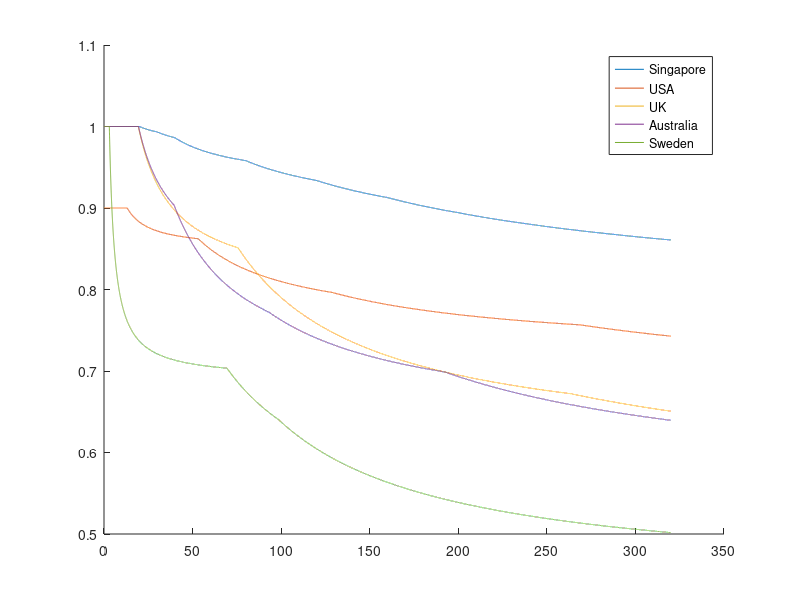

The MATLAB script that drew this image: (Note: this script raises an error after producing the figure.)
%% Shows how much your annual income is after taxes

Resolution = 0.01; % resolution of horizontal axis in thousands of dollars
Max_Income = 320;
Raw_Income = linspace(0,Max_Income,Max_Income/Resolution+1); % horizontal axis
Vert_Axis = zeros([1 length(Raw_Income)]); % vertical axis

%% Singapore (2017 onwards)
%https://www.iras.gov.sg/irashome/Businesses/Self-Employed/Working-out-your-taxes/Income-Tax-Rates/
SG = Vert_Axis;
for index = 1:length(SG)
    raw = Raw_Income(index);
    if raw < 20
        SG(index) = raw;
    elseif raw < 30
        SG(index) = raw - (raw-20)*0.02;
    elseif raw < 40
        SG(index) = raw - 0.2 - (raw-30)*0.035;
    elseif raw < 80
        SG(index) = raw - 0.55 - (raw-40)*0.07;
    elseif raw < 120
        SG(index) = raw - 3.35 - (raw-80)*0.115;
    elseif raw < 160
        SG(index) = raw - 7.95 - (raw-120)*0.15;
    elseif raw < 200
        SG(index) = raw - 13.95 - (raw-160)*0.18;
    elseif raw < 240
        SG(index) = raw - 21.15 - (raw-200)*0.19;
    elseif raw < 280
        SG(index) = raw - 28.75 - (raw-240)*0.195;
    elseif raw < 320
        SG(index) = raw - 36.55 - (raw-280)*0.2;
    else
        SG(index) = raw - 44.55 - (raw-320)*0.22;
    end
end

%% Sweden
SE = Vert_Axis;
SEK_SGD = 0.16; % SEK/SGD exchange rate
for index = 1:length(SE)
    raw = Raw_Income(index);
    raw_SE = raw/SEK_SGD;
    if raw_SE < 18.8
        SE(index) = raw_SE;
    elseif raw_SE < 433.9
        SE(index) = raw_SE - (raw_SE-18.8)*0.31;
    elseif raw_SE < 615.7
        SE(index) = raw_SE - (433.9-18.8)*0.31 - (raw_SE-433.9)*0.51;
    else
        SE(index) = raw_SE - (433.9-18.8)*0.31 - (615.7-433.9)*0.51 - (raw_SE-615.7)*0.56;
    end
end
SE = SE*SEK_SGD;

%% USA
US = Vert_Axis;
USD_SGD = 1.42; %USD/SGD exchange rate
for index = 1:length(US)
    raw = Raw_Income(index);
    raw_US = raw/USD_SGD;
    if raw_US < 9.225
        US(index) = raw_US - raw_US*0.1;
    elseif raw_US < 37.45
        US(index) = raw_US - 0.9225 - (raw_US-9.225)*0.15;
    elseif raw_US < 90.75
        US(index) = raw_US - 5.15625 - (raw_US-37.45)*0.25;
    elseif raw_US < 189.3
        US(index) = raw_US - 18.48125 - (raw_US-90.75)*0.28;
    elseif raw_US < 411.5
        US(index) = raw_US - 46.07525 - (raw_US-189.3)*0.33;
    elseif raw_US < 413.2
        US(index) = raw_US - 119.40125 - (raw_US-411.5)*0.35;
    else
        US(index) = raw_US - 119.99625 - (raw_US-413.2)*0.396;
    end
end
US = US*USD_SGD;

%% Australia
AU = Vert_Axis;
AUD_SGD = 1.07;
for index = 1:length(AU)
    raw = Raw_Income(index);
    raw_AU = raw/AUD_SGD;
    if raw_AU < 18.2
        AU(index) = raw_AU;
    elseif raw_AU < 37
        AU(index) = raw_AU - (raw_AU-18.2)*0.19;
    elseif raw_AU < 87
        AU(index) = raw_AU - 3.572 - (raw_AU-37)*0.325;
    elseif raw_AU < 180
        AU(index) = raw_AU - 19.822 - (raw_AU-87)*0.37;
    else
        AU(index) = raw_AU - 54.232 - (raw_AU-180)*0.45;
    end
end
AU = AU*AUD_SGD;

%% UK
UK = Vert_Axis;
GBP_SGD = 1.76;
for index = 1:length(UK)
    raw = Raw_Income(index);
    raw_UK = raw/GBP_SGD;
    if raw_UK < 11
        UK(index) = raw_UK;
    elseif raw_UK < 43
        UK(index) = raw_UK - (raw_UK-11)*0.2;
    elseif raw_UK < 150
        UK(index) = raw_UK - (43-11)*0.2 - (raw_UK-43)*0.4;
    else
        UK(index) = raw_UK - (150-43)*0.4 - (43-11)*0.2 - (raw_UK-150)*0.45;
    end
end
UK = UK*GBP_SGD;

%% Graphs
figure;
hold on;
plot(Raw_Income,SG./Raw_Income);
plot(Raw_Income,US./Raw_Income);
plot(Raw_Income,UK./Raw_Income);
plot(Raw_Income,AU./Raw_Income);
plot(Raw_Income,SE./Raw_Income);
legend('Singapore','USA','UK','Australia','Sweden');
ax = gca;
ax.YLim = [0.5 1];
ax.XLim = [0 Max_Income];
ax.XLabel.String = 'Raw Annual Income in Thousands of Dollars (SGD)';
ax.YLabel.String = 'Fraction of Income After Taxes';